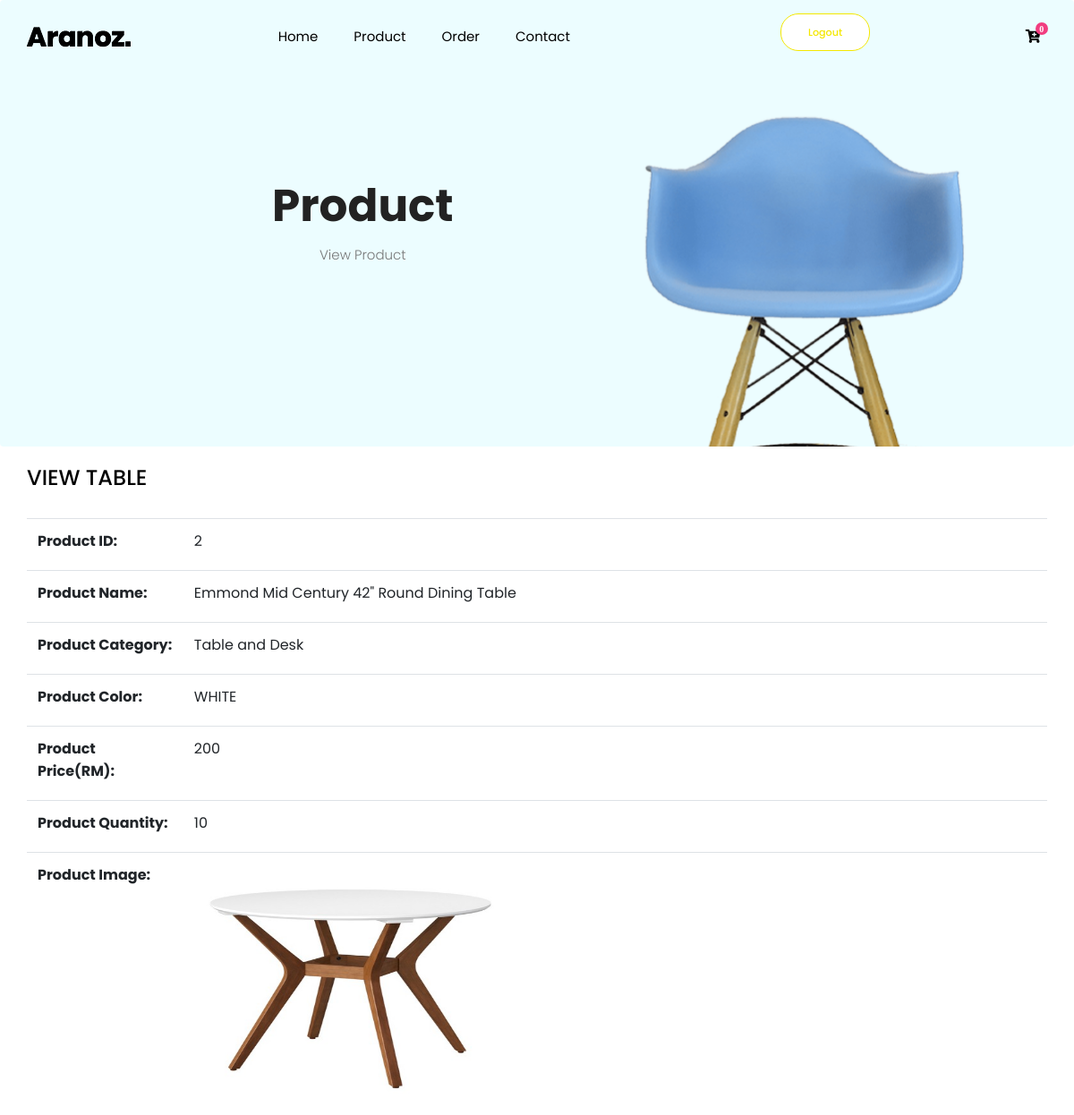
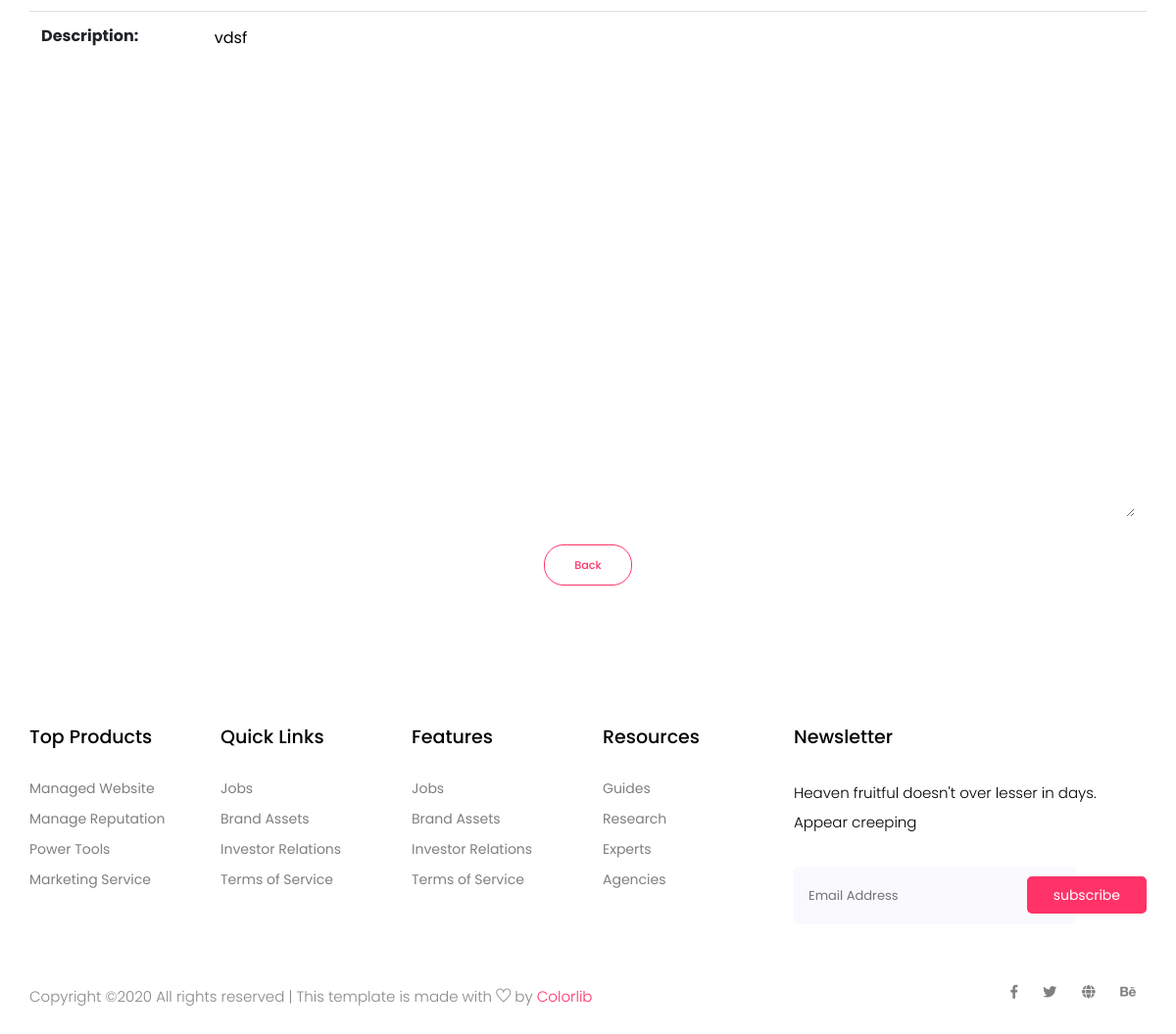
/viewproduct.php?productid=2 (signed in), run on the app's committed database (2 pictures, top to bottom).
### tables this page shows
CREATE TABLE `product` (
  `ProductID` int(10) NOT NULL AUTO_INCREMENT,
  `ProductName` varchar(100) NOT NULL,
  `ProductCategory` varchar(50) NOT NULL,
  `ProductColor` varchar(50) NOT NULL,
  `ProductQuantity` int(10) NOT NULL DEFAULT '0',
  `ProductImg` longtext NOT NULL,
  `ProductImgType` varchar(25) NOT NULL DEFAULT '',
  `ProductPrice` float NOT NULL,
  `ProductDescription` varchar(5000) NOT NULL DEFAULT '',
  PRIMARY KEY (`ProductID`)
);

### function/retrievedata.php (called while the page is built, shortened)
<?php
require_once("all.php");
if(isset($_GET['productid'])){
  $sqlview = "SELECT * FROM `product` WHERE (`ProductID` = '".$_GET['productid']."')";
  $result = mysqli_query($con,$sqlview);
  $row = mysqli_fetch_assoc($result);
}
 ?>

### viewproduct.php (the view, shortened to what this page needs)
<?php
include 'includes/header.php';
require_once("all.php");
include("function/retrievedata.php");
 ?>
 <head>
 </head>
 <body>
    <section class="breadcrumb breadcrumb_bg">
      <div class="container">
        <div class="row">
          <div class="col-lg-8">
            <div class="breadcrumb_iner text-center">
              <div class="breadcrumb_iner_item">
                <h2>Product </h2>
                <p>View Product</p>
              </div>
            </div>
          </div>
        </div>
      </div>
    </section>
    <div class="whole-wrap">
  		<div class="container box_1170"></br>
        <form name="viewproduct" action="viewproduct.php" method="post" enctype="multipart/form-data">
          <h3 class="mb-30">VIEW TABLE</h3>
          <table class="table table-hower">
            <tr>
              <th><label for="productid"> Product ID: </label></th>
              <td> <?php echo $row['ProductID'] ;?></td>
            </tr>
            <tr>
              <th><label for="productname"> Product Name: </label></th>
              <td> <?php echo $row['ProductName'] ;?></td>
            </tr>
            <tr>
              <th><label for="productcategory"> Product Category: </label></th>
              <td><?php echo $row['ProductCategory']; ?></td>
            </tr>
            <tr>
              <th><label for="productcolor"> Product Color: </label></th>
              <td><?php echo $row['ProductColor']; ?></td>
            </tr>
            <tr>
              <th><label for="productprice"> Product Price(RM): </label></th>
              <td><?php echo $row['ProductPrice']; ?></td>
            </tr>
            <tr>
              <th><label for="productquantity"> Product Quantity: </label></th>
              <td><?php echo $row['ProductQuantity']; ?></td>
            </tr>
            <tr>
              <th><label for="productimg"> Product Image: </label></th>
              <td><img src="<?php echo "uploads/".$row['ProductImg'] ; ?>" width="350" height="280"></td>
            </tr>
            <tr>
              <th><label for="productdescription"> Description: </label></th>
              <td><textarea rows="20" cols="70" name="productdescription" class="input-group" readonly style="border:transparent;"><?php echo $row['ProductDescription'];?></textarea></td>
            </tr>
            </table>
            <div align="center">
                <button type="submit" class="genric-btn primary-border circle" name="back">Back</button>
            </div>
        </form>
      </div>
    </div>
<?php
  include 'includes/footer.php';
   ?>
 </body>

### data on the page
product: ProductID "2", ProductName "Emmond Mid Century 42\" Round Dining Table", ProductCategory "Table and Desk", ProductColor "WHITE", ProductPrice "200", ProductQuantity "10", ProductImg (picture), productdescription "vdsf"
